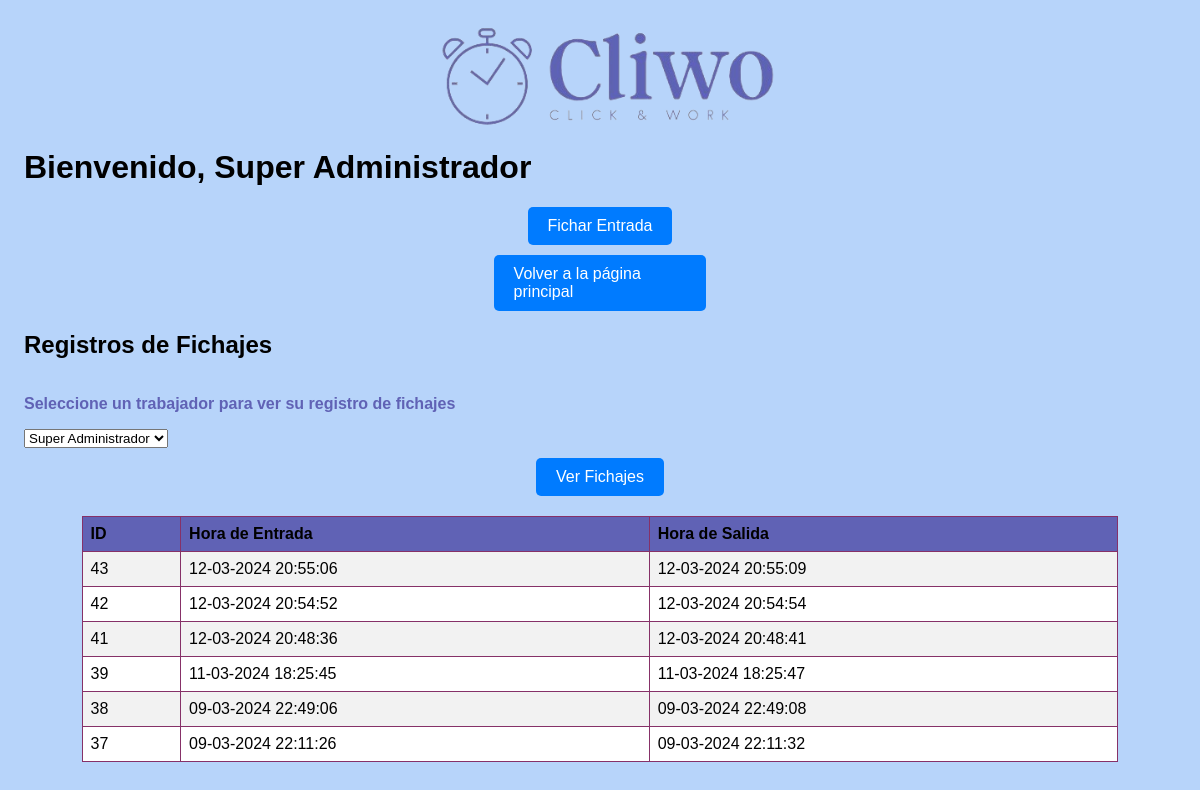
Page /fichaje.php (signed in) on the committed database.
### tables this page shows
CREATE TABLE `fichajes` (
  `id` int(11) NOT NULL,
  `usuario_id` int(11) DEFAULT NULL,
  `hora_entrada` datetime DEFAULT NULL,
  `hora_salida` datetime DEFAULT NULL
);

### fichaje.php (the view, shortened to what this page needs)
<?php
$conexion = new mysqli("localhost", "root", "", "cliwodb");
$usuario_id = $_SESSION['usuario_id'];
$listaTrabajadores = [];
if ($usuario_id == 1) {
    $resultado = $conexion->query("SELECT id, Nombre_Completo FROM usuarios ORDER BY Nombre_Completo");
    while ($fila = $resultado->fetch_assoc()) {
        $listaTrabajadores[$fila['id']] = $fila['Nombre_Completo'];
    }
}
$usuario_id_mostrar = $usuario_id;
$mostrar_boton_salida = false;
$consulta_fichajes = $conexion->prepare("SELECT id, hora_entrada, hora_salida FROM fichajes WHERE usuario_id = ? ORDER BY hora_entrada DESC");
$consulta_fichajes->bind_param("i", $usuario_id_mostrar);
$consulta_fichajes->execute();
$resultado_fichajes = $consulta_fichajes->get_result();
?>
<!DOCTYPE html>
<html lang="es">
<head>
    <link rel="stylesheet" href="styles.css" />
</head>
<body>
    <div class="logo">
        <img src="img/logo.png" />
    </div>
    <h1>Bienvenido,
        <?php echo $_SESSION['nombre_usuario']; ?>
    </h1>
    <form action="<?php echo $_SERVER['PHP_SELF']; ?>" method="post">
        <?php if ($mostrar_boton_salida): ?>
            <input type="hidden" name="accion" value="salida">
            <button type="submit" class="boton">Fichar Salida</button>
        <?php else: ?>
            <button type="submit" class="boton">Fichar Entrada</button>
        <?php endif; ?>
    </form>
    <?php if ($usuario_id == 1): ?>
        <a href="paginaPrincipal.php" class="boton width">Volver a la página principal</a>
        <h2>Registros de Fichajes</h2>
        <p class="texto">Seleccione un trabajador para ver su registro de fichajes</p>
        <form action="<?php echo $_SERVER['PHP_SELF']; ?>" method="post">
            <select name="usuario_id" <?php foreach ($listaTrabajadores as $id => $nombre): ?> <option
                    value="<?php echo $id; ?>" <?php echo $id == $usuario_id_mostrar ? 'selected' : ''; ?>>
                    <?php echo htmlspecialchars($nombre); ?>
                    </option>
                <?php endforeach; ?>
            </select>
            <button type="submit" class="boton">Ver Fichajes</button>
        </form>
        <?php else: ?>
    <a href="paginatrabajador.php" class="boton width">Volver a la página principal</a>
    <h2>Registros de Fichajes</h2>
    <?php endif; ?>
    <table>
        <tr>
            <th>ID</th>
            <th>Hora de Entrada</th>
            <th>Hora de Salida</th>
        </tr>
        <?php while ($fila = $resultado_fichajes->fetch_assoc()): ?>
            <tr>
                <td>
                    <?php echo $fila['id']; ?>
                </td>
                <td>
                    <?php echo date('d-m-Y H:i:s', strtotime($fila['hora_entrada'])); ?>
                </td>
                <td>
                    <?php echo is_null($fila['hora_salida']) ? '---' : date('d-m-Y H:i:s', strtotime($fila['hora_salida'])); ?>
                </td>
            </tr>
        <?php endwhile; ?>
    </table>
</body>
</html>

### styles.css (style rules this page uses)
body { margin: 2%; padding: 0; background-color: #b7d4fa; font-family: "Arial", sans-serif; }
.boton, .login-container form button { display: flex; margin: 10px auto; padding: 10px 20px; background-color: #007bff; color: white; text-decoration: none; border-radius: 5px; border: none; cursor: pointer; font-family: inherit; justify-content: center; margin-bottom: 10px; font-size: 16px; }
table { width: 90%; margin: 20px auto; border-collapse: collapse; background-color: #fff; }
th, td { border: 1px solid #863168; padding: 8px; text-align: left; }
th { background-color: #6062b5; color: #000; }
tr:nth-child(even) { background-color: #f2f2f2; }
.logo, .logo-centrado { display: flex; justify-content: center; margin-bottom: 20px; }
.logo img { width: 350px; height: auto; }
.width { width: 15%; display: flex; margin: 0 au; }
.texto { display: inline-block; color: #6062b5; font-weight: bold; }

### rows in the picture
fichajes: id "43", hora_entrada "12-03-2024 20:55:06", hora_salida "12-03-2024 20:55:09"
fichajes: id "42", hora_entrada "12-03-2024 20:54:52", hora_salida "12-03-2024 20:54:54"
fichajes: id "41", hora_entrada "12-03-2024 20:48:36", hora_salida "12-03-2024 20:48:41"
fichajes: id "39", hora_entrada "11-03-2024 18:25:45", hora_salida "11-03-2024 18:25:47"
fichajes: id "38", hora_entrada "09-03-2024 22:49:06", hora_salida "09-03-2024 22:49:08"
fichajes: id "37", hora_entrada "09-03-2024 22:11:26", hora_salida "09-03-2024 22:11:32"

### other values in the picture
$_SESSION['nombre_usuario'] "Super Administrador"
form field usuario_id "Super Administrador"
